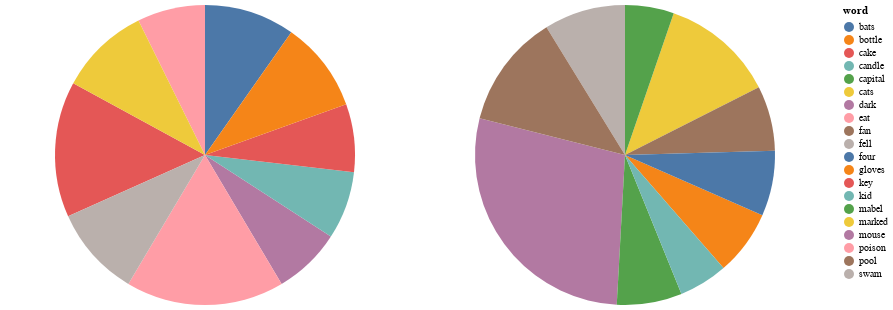

This figure's notebook cell:
### Code cell
# TF pie charts for top take_top words in first 2 documents

words = pd_tf_data['word'][0:take_top]
tfs = pd_tf_data['tf'][0:take_top]

doc0_data = pd.DataFrame({"word":words,"tf":tfs})

tf_chart0 = alt.Chart(doc0_data).mark_arc().encode(
    theta="tf",
    color="word",
    tooltip=['word', 'tf']
)

doc1_data = pd.DataFrame({"word":pd_tf_data['word'][take_top:take_top*2],"tf":pd_tf_data['tf'][take_top:take_top*2]})
tf_chart1 = alt.Chart(doc1_data).mark_arc().encode(
    theta="tf",
    color="word",
    tooltip=['word', 'tf']
)

tf_chart0 | tf_chart1

### Figure 1 — Vega-Lite specification as saved in the notebook (floating-point values rounded to 4 significant figures)
{"config": {"view": {"continuousWidth": 400, "continuousHeight": 300}}, "hconcat": [{"data": {"name": "data-ffc508e2d480773d70bacf72db42c80f"}, "mark": "arc", "encoding": {"color": {"field": "word", "type": "nominal"}, "theta": {"field": "tf", "type": "quantitative"}, "tooltip": [{"field": "word", "type": "nominal"}, {"field": "tf", "type": "quantitative"}]}}, {"data": {"name": "data-8497a96bdf1dfe31438c1c6fe749cf2b"}, "mark": "arc", "encoding": {"color": {"field": "word", "type": "nominal"}, "theta": {"field": "tf", "type": "quantitative"}, "tooltip": [{"field": "word", "type": "nominal"}, {"field": "tf", "type": "quantitative"}]}}], "$schema": "https://vega.github.io/schema/vega-lite/v4.17.0.json", "datasets": {"data-ffc508e2d480773d70bacf72db42c80f": [{"word": "bats", "tf": 0.001868}, {"word": "key", "tf": 0.002802}, {"word": "dark", "tf": 0.001401}, {"word": "poison", "tf": 0.001401}, {"word": "candle", "tf": 0.001401}, {"word": "cake", "tf": 0.001401}, {"word": "bottle", "tf": 0.001868}, {"word": "eat", "tf": 0.00327}, {"word": "fell", "tf": 0.001868}, {"word": "marked", "tf": 0.001868}], "data-8497a96bdf1dfe31438c1c6fe749cf2b": [{"word": "mouse", "tf": 0.007641}, {"word": "swam", "tf": 0.002388}, {"word": "mabel", "tf": 0.00191}, {"word": "pool", "tf": 0.003343}, {"word": "cats", "tf": 0.003343}, {"word": "gloves", "tf": 0.00191}, {"word": "fan", "tf": 0.00191}, {"word": "four", "tf": 0.00191}, {"word": "kid", "tf": 0.001433}, {"word": "capital", "tf": 0.001433}]}}
